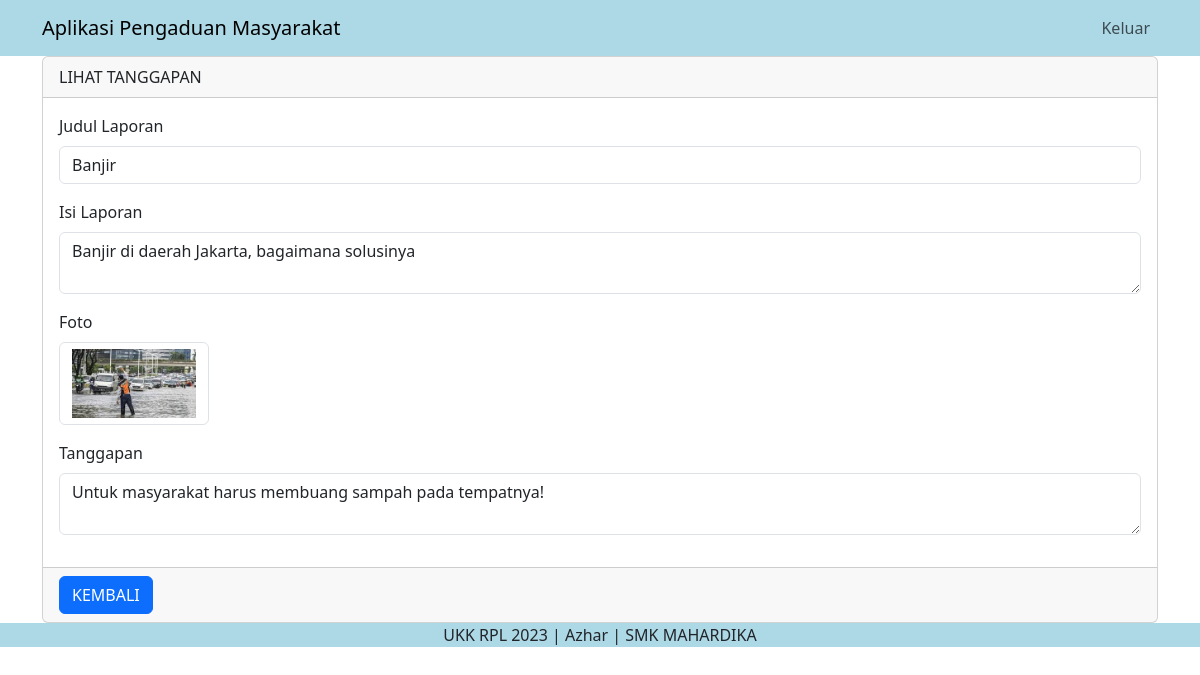
/masyarakat/index.php?page=tanggapan&id_pengaduan=12 (signed in), run on the app's committed database.
### tables this page shows
CREATE TABLE `tanggapan` (
  `id_tanggapan` int(11) NOT NULL,
  `id_pengaduan` int(11) NOT NULL,
  `tgl_tanggapan` date NOT NULL,
  `tanggapan` text NOT NULL,
  `id_petugas` int(11) NOT NULL
);

CREATE TABLE `pengaduan` (
  `id_pengaduan` int(11) NOT NULL,
  `tgl_pengaduan` date NOT NULL,
  `nik` char(16) NOT NULL,
  `judul_laporan` varchar(50) NOT NULL,
  `isi_laporan` text NOT NULL,
  `foto` varchar(255) NOT NULL,
  `status` enum('0','proses','selesai') NOT NULL
);

### masyarakat/tanggapan.php (the view, shortened to what this page needs)
<?php
include '../config/koneksi.php';
if (!empty($_GET['id_pengaduan'])) {
  $id= $_GET['id_pengaduan'];
  $query= mysqli_query($koneksi, "SELECT a.*, b.* FROM pengaduan a INNER JOIN tanggapan b ON a.id_pengaduan=b.id_pengaduan WHERE b.id_pengaduan=$id");
  $data=mysqli_fetch_array($query);
 ?>
<div class="container">
<div class="row">
        <div class="col-md-12" mt-3>
            <div class= "card">
    <div class="card-header">
        LIHAT TANGGAPAN
    </div>
    <div class="card-body">
        <form action="" method="POST">
  <div class="mb-3">
    <label class="form-label">Judul Laporan</label>
    <input type="text" class="form-control" value="<?php echo $data['judul_laporan'] ?>" readonly>
  </div>
  <div class="mb-3">
    <label class="form-label">Isi Laporan</label>
    <textarea class="form-control" readonly><?php echo $data['isi_laporan'] ?></textarea>
  </div>
  <div class="mb-3">
    <label class="form-label">Foto</label>
    <img src="../assets/img/<?php echo $data['foto'] ?>" class="form-control" style="width: 150px;">
  </div>
  <div class="mb-3">
    <label class="form-label">Tanggapan</label>
    <textarea class="form-control" readonly><?php echo $data['tanggapan'] ?></textarea>
  </div>
    </div>
    <div class="card-footer">
        <a href="index.php" class="btn btn-primary">KEMBALI</a>
    </div>
    </div>
        </div>
    </div>
</div>
<?php } else {
  echo "Halaman Tidak Tersedia";
} ?>

### data on the page
tanggapan: id_pengaduan.judul_laporan "Banjir", id_pengaduan.isi_laporan "Banjir di daerah Jakarta, bagaimana solusinya", id_pengaduan.foto (picture), tanggapan "Untuk masyarakat harus membuang sampah pada tempatnya!"
